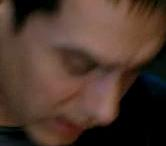
#> input picture a1_TrainingPhotos/Amir_104.jpg, 166 x 146 px; its folder holds 4 pictures in this run
$ jupyter execute --allow-errors Part1.ipynb   (shell and % lines are left out)   (older library calls are emulated)
#> lines starting #> are read from the running program, lines starting #| are printed output that depends on the picture
###Set working directory

[cell 1]
from google.colab import drive
drive.mount('/content/drive')

[cell 2]
%cd /content/drive/My Drive/Live_Projects/
# !ls

###Import essential libraries

[cell 3]
from PIL import Image
import os
import re

import matplotlib.pyplot as plt
import numpy as np

import pylab as pl
from matplotlib import pyplot as plt
from sklearn.model_selection import train_test_split
from sklearn.model_selection import GridSearchCV
from sklearn.metrics import classification_report
from sklearn.decomposition import PCA
from sklearn.svm import SVC

from skimage.feature import hog

###Obtain image feature & label

[cell 4]
folder='a1_TrainingPhotos/' # location of training images
images = []
i=0

X=[]
Y=[]

for filename in os.listdir(folder):   # run the loop for all files in training folder
    img = Image.open(os.path.join(folder,filename)) # open image
#> img is the input picture: PIL image 166x146 RGB; mean R, G, B 78.1, 55.7, 44.8

    img=img.resize([32,64])  # resize image  to a fixed size
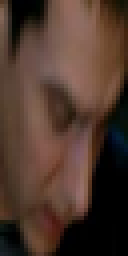
#> img: PIL image 32x64 RGB (shown 4 times larger); mean R, G, B 78.2, 55.7, 44.9

    fd, hog_image = hog(img, orientations=9, pixels_per_cell=(4,4), cells_per_block=(2, 2), visualize=True, multichannel=True) # obtain HOG features
#> fd = 3780 values, max 0.686 at index 2988, min 0 at index 1, mean 0.0979

    X.append(fd)

    # obtain training labels from file name

    if re.match("Warnar*", filename):
      Yt=0
    elif re.match("Elon*", filename):
      Yt=1
    elif re.match("Messi*", filename):
      Yt=2
    elif re.match("Virat*", filename):
      Yt=3
    elif re.match("Obama*", filename):
      Yt=4
    else:
      Yt=5

    Y.append(Yt)

    i=i+1
#> pass 2 of the loop `for filename in os.listdir(folder):`:
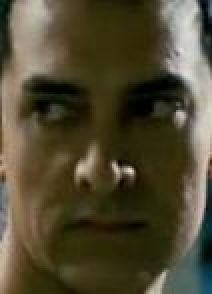
#> input picture a1_TrainingPhotos/Amir_106.jpg, 106 x 147 px (shown 2 times larger)
#> img is the input picture: PIL image 106x147 RGB; mean R, G, B 80, 73.4, 50
#> `img=img.resize([32,64])`:
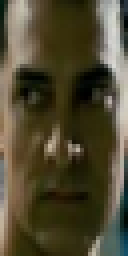
#> img: PIL image 32x64 RGB (shown 4 times larger); mean R, G, B 80.1, 73.5, 50
#> fd = 3780 values, max 0.582 at index 413, min 0 at index 2, mean 0.107
#> pass 3 of the loop `for filename in os.listdir(folder):`:
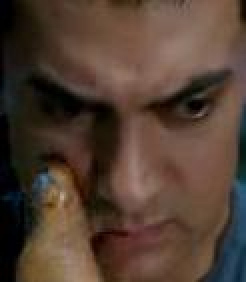
#> input picture a1_TrainingPhotos/Amir_107.jpg, 123 x 141 px (shown 2 times larger)
#> img is the input picture: PIL image 123x141 RGB; mean R, G, B 82.3, 62.7, 50.4
#> `img=img.resize([32,64])`:
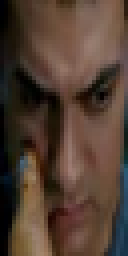
#> img: PIL image 32x64 RGB (shown 4 times larger); mean R, G, B 82.3, 62.7, 50.4
#> fd = 3780 values, max 0.609 at index 2241, min 0 at index 1, mean 0.106
#> the loop made 4 passes; the first 3 are shown

[cell 5]
fd.shape
#> Out = (3780,)

[cell 6]
target_names=['Elon', 'Virat', 'Messi', 'Warnar', 'Obama']
#> target_names = ['Elon', 'Virat', 'Messi', 'Warnar', 'Obama']
# 'AamirKhan', 'JayaBadhuri', 'HritikRoshan', 'AnupamKher',
